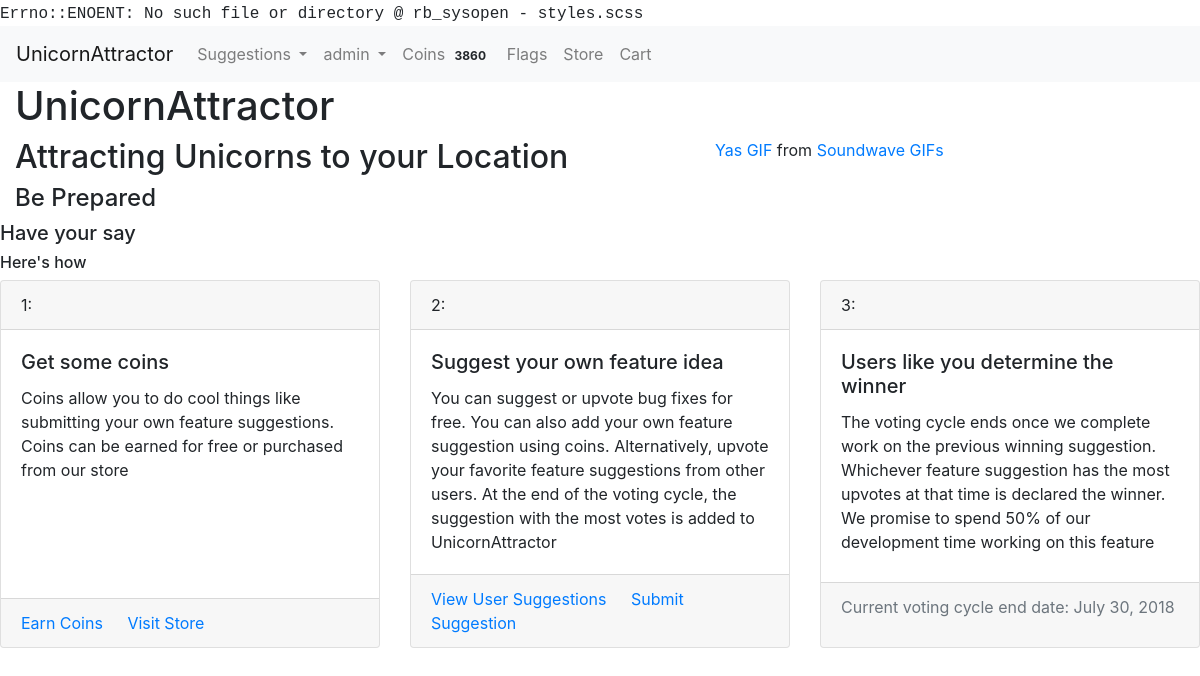
Screenshot of / (signed in) with the database file from the repository.
### accounts/models.py (models this page shows, shortened)
class User(AbstractUser):
    USERNAME_FIELD = "email"
    email = models.EmailField('email address', blank=False, unique=True)
    REQUIRED_FIELDS = []

### usersuggestions/models.py (models this page shows, shortened)
class SuggestionAdminPage(models.Model):
    status_choices = ((0, "not scheduled"), (1, "scheduled"), (2, "in progress"), (3, "completed"))
    priority_choices = ((0, "low"), (1, 'normal'), (2, 'high'))
    suggestion = models.ForeignKey(Suggestion, null=False, on_delete=models.CASCADE)
    status = models.PositiveSmallIntegerField(choices=status_choices, default=0)
    developer_assigned = models.ForeignKey(User, null=True, blank=True, on_delete=models.PROTECT)
    priority = models.PositiveSmallIntegerField(choices=priority_choices, null=True, blank=True, default=1)
    date_started = models.DateField(null=True, blank=True)
    estimated_days_to_complete = models.PositiveSmallIntegerField(null=True, blank=True)
    expected_completion_date = models.DateField(null=True, blank=True)
    date_completed = models.DateField(null=True, blank=True)
    in_current_voting_cycle = models.BooleanField(blank=False, default=True)
    github_branch = models.CharField(null=True, blank=True, max_length=50)
    was_successful = models.NullBooleanField(blank=True, null=True)
    current_winner = models.BooleanField(blank=False, default=False)

### unicornapp/views.py (the view, shortened to what this page needs)
# urls.py: url(r'^$', render_home, name="home"),
def render_home(request):
    form = UserSignupForm
    voting_end_date = get_voting_end_date()
    return render(request, "home.html", {"form": form, "voting_end_date": voting_end_date})

### market/cart.py (called while the page is built)
    def __len__(self):
        return sum(item['quantity'] for item in self.cart.values())

### market/coins.py (called while the page is built)
def return_user_coins(user):
    UserCoins.objects.get_or_create(user=user)
    user_row = UserCoins.objects.get(user=user)
    return user_row.coins

### market/contexts.py (called while the page is built)
def cart(request):
    return {'cart': Cart(request)}

def usercoins(request):
    if request.user.is_authenticated:
        user = request.user
        coins_amount = return_user_coins(user)
        return {"usercoins": coins_amount}
    else:
        return {"usercoins": None}

def coins_are_enabled(request):
    return {"coins_are_enabled": settings.COINS_ENABLED}

### usersuggestions/voting.py (called while the page is built)
def get_voting_end_date():
    try:
        current_winner = SuggestionAdminPage.objects.get(current_winner="True")
        return current_winner.expected_completion_date
    except:
        return datetime.date.today() + datetime.timedelta(days=5)

### unicornapp/templates/home.html (shortened to what this page needs)
{% extends 'base.html' %} {% load bootstrap_tags %}
{% block content %}
<div id="home-header" class="container-fluid">
    <h1 id="home-title">UnicornAttractor</h1>
    <div class="row">
        {% if not user.is_authenticated %}
        <div class=" col-xs-12 col-md-7">
            <div id="header-text">
                <h2 id="header-title">Attract Unicorns. Gain Immortality.</h2>
                <h4 id="header-subtitle-text">With our app you can attract unicorns, whose blood holds the secret to
                    immortality <br><br>UnicornAttractor completely free. Optionally, you can use coins to have your say
                    in future feature developments</h4>
            </div>
            <div id="header-buttons">
                <a role="button" href="{% url 'store' %}" class="btn btn-primary">Visit Store</a>
                <a role="button" href="{% url 'login' %}" class="btn btn-primary">Login</a>
            </div>
        </div>
        <div class="col-xs-12 col-md-4">
            <form id="home-signup-form" method="POST">
                {% csrf_token %}
                <div class="card">
                    <div class="card-header">
                        <h5 class="card-title">Sign Up</h5>
                        Sign up now to use our app. It's completely free!
                    </div>
                    <div class="card-body">
                        <p class="card-text"> {{ form|as_bootstrap }}</p>
                        <input type="submit" value="Sign Up" class="btn btn-primary">
                    </div>
                </div>
            </form>
        </div>
        {% else %}
        <div class="col-xs-12 col-md-7">
            <div id="header-text">
                <h2 id="attracting-unicorns">Attracting Unicorns to your Location</h2>
                <h4 id="header-subtitle">Be Prepared</h4>
            </div>
        </div>
        <div class="col-xs-12 col-md-4">
            <div id="attracting-unicorns-section">
                <div class="tenor-gif-embed" data-postid="3535566" data-share-method="host" data-width="100%"
                     data-aspect-ratio="1.775"><a href="https://tenor.com/view/sound-wave-wave-sound-gif-3535566">Yas
                    GIF</a> from <a href="https://tenor.com/search/soundwave-gifs">Soundwave GIFs</a></div>
            </div>
        </div>
        {% endif %}
    </div>
</div>
<main>
    <div id="have-your-say-section" class="container-fluid">
        <div class="row">
            <h5 class="home-subsection-header">Have your say</h5>
        </div>
        <div class="row">
            <h6 class="home-subsection-subheader">Here's how</h6>
        </div>
        <div class="row">
            <div class="card-deck">
                <div class="card">
                    <div class="card-header">
                        1:
                    </div>
                    <div class="card-body">
                        <h5 class="card-title">Get some coins</h5>
                        <p class="card-text">Coins allow you to do cool things like submitting your own feature
                            suggestions. Coins can be earned for free or purchased from our store</p>
                    </div>
                    <div class="card-footer">
                        <p class="card-text"><a href="{% url 'earn_coins' %}" class="card-link">Earn Coins</a>
                            <a href="{% url 'store' %}" class="card-link">Visit Store</a></p>
                    </div>
                </div>
                <div class="card">
                    <div class="card-header">
                        2:
                    </div>
                    <div class="card-body">
                        <h5 class="card-title">Suggest your own feature idea </h5>
                        <p class="card-text">You can suggest or upvote bug fixes for free. You can
                        also add your own feature suggestion using coins. Alternatively, upvote your
                        favorite feature suggestions from other users. At the end of the voting cycle, the suggestion
                        with the most votes is added to UnicornAttractor
                        </p>
                    </div>
                    <div class="card-footer">
                        <p class="card-text"><a href="{% url 'issue_tracker' %}" class="card-link">View User
                            Suggestions</a>
                            <a href="{% url 'add_suggestion' %}" class="card-link">Submit Suggestion</a></p>
                    </div>
                </div>
                <div class="card">
                    <div class="card-header">
                        3:
                    </div>
                    <div class="card-body">
                        <h5 class="card-title">Users like you determine the winner</h5>
                        <p class="card-text">The voting cycle ends once we complete work on the previous winning
                            suggestion. Whichever feature suggestion has the most upvotes at that time is declared the
                            winner. We promise to spend 50% of our development time working on this feature</p>
                    </div>
                    <div class="card-footer">
                        <p class="text-muted">Current voting cycle end date: {{ voting_end_date }}</p>
                    </div>
                </div>
            </div>
        </div>
    </div>
</main>
{% endblock %}

### templates/base.html (shortened to what this page needs)
<!DOCTYPE html>
{% load staticfiles %}
<html lang="en">
<head>
    <link rel="stylesheet" href="https://maxcdn.bootstrapcdn.com/bootstrap/4.0.0/css/bootstrap.min.css"
>
    <link rel="stylesheet" href="{% static 'css/styles.css' %}">
</head>
<header>
    <nav class="navbar navbar-expand-lg navbar-light bg-light justify-content-between">
        <a class="navbar-brand website-title" href="{% url 'home' %}">UnicornAttractor</a>
        <div class="collapse navbar-collapse" id="navbarSupportedContent">
            <ul class="navbar-nav mr-auto">
                <li class="nav-item dropdown">
                    <a class="nav-link dropdown-toggle" href="{% url 'issue_tracker' %}" id="navbarDropdown"
                       role="button" data-toggle="dropdown" aria-haspopup="true" aria-expanded="false">
                        Suggestions
                    </a>
                </li>
                {% if user.is_authenticated %}
                <li class="nav-item dropdown">
                    <a class="nav-link dropdown-toggle" href="#" id="navbarDropdownUser" role="button"
                       data-toggle="dropdown" aria-haspopup="true" aria-expanded="false">
                        {{ user.username }}
                    </a>
                </li>
                {% if coins_are_enabled %}
                <li class="nav-item">
                    <a class="nav-link" href="{% url 'earn_coins' %}"> Coins <span class="badge badge-light">{{ usercoins }}</span></a>
                </li>
                {% endif %}
                {% endif %}
                {% if request.user.is_staff %}
                <li class="nav-item">
                    <a class="nav-link" href="{% url 'flags' %}">Flags</a>
                </li>
                {% endif %}
                <li class="nav-item">
                    <a class="nav-link" href="{% url 'store' %}">Store</a>
                </li>
                <li class="nav-item">
                    <a class="nav-link" href="{% url 'view_cart' %}">Cart </a>
                </li>
            </ul>
        </div>
    </nav>
</header>
<body>
{% block content %}{% endblock %}
</body>
</html>

### styles.css (style rules this page uses)
body:before { white-space: pre; font-family: monospace; content: "Errno::ENOENT: No such file or directory @ rb_sysopen - styles.scss"; }

### rows the page displays
User: username "admin"
SuggestionAdminPage: expected_completion_date "July 30, 2018"

### other values shown
{{ usercoins }} "3860"
